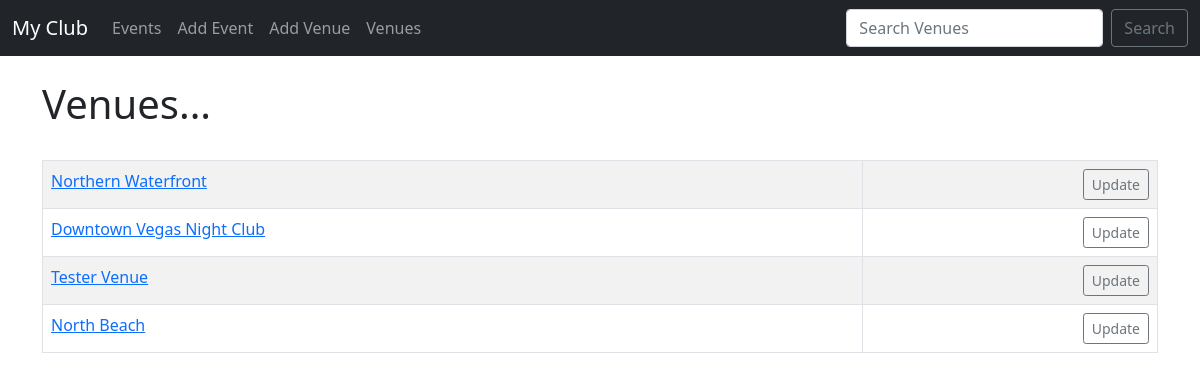
The page /list_venues on the database as committed earlier.
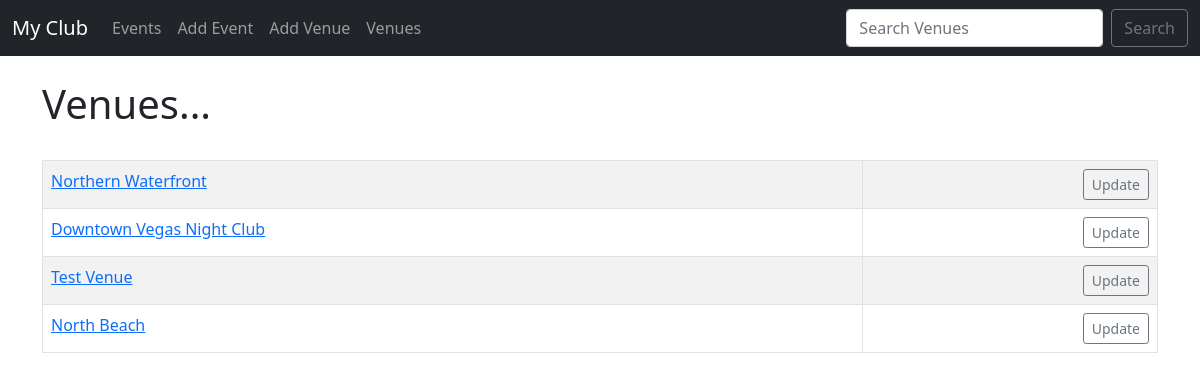
The same page on the database as committed later.
### events/models.py (models this page shows)
class Venue(models.Model):
    name = models.CharField('Venue Name', max_length=120)
    address = models.CharField(max_length=300)
    zip_code = models.CharField('Zip Code', max_length=15)
    phone = models.CharField('Contact Phone', max_length=25, blank=True)
    web = models.URLField('Website Address', blank=True)
    email_address = models.EmailField('Email Address', blank=True)
    def __str__(self):
        return self.name

### events/views.py (the view)
# urls.py: path('list_venues', views.list_venues, name="list-venues"),
def list_venues(request):
    venue_list = Venue.objects.all()
    return render(request,
        'events/venue.html', {
        "venue_list": venue_list})

### events/templates/events/venue.html
{% extends 'events/base.html' %}
{% block content %}
    <h1>Venues...</h1>
    <br/>
    <table class="table table-striped table-hover table-bordered">
    {% for venue in venue_list %}
      <tr>
        <td>
      <a href="{% url 'show-venue' venue.id %}">{{ venue }}</a>
        </td>
        <td align="right">
          <a href="{% url 'update-venue' venue.id %}" class="btn btn-outline-secondary btn-sm">Update</a>
        </td>
      </tr>
    {% endfor %}
  </table>
{% endblock %}

Rows that differ between the two databases and show on the page:
changed Venue: name "Tester Venue" → "Test Venue"
